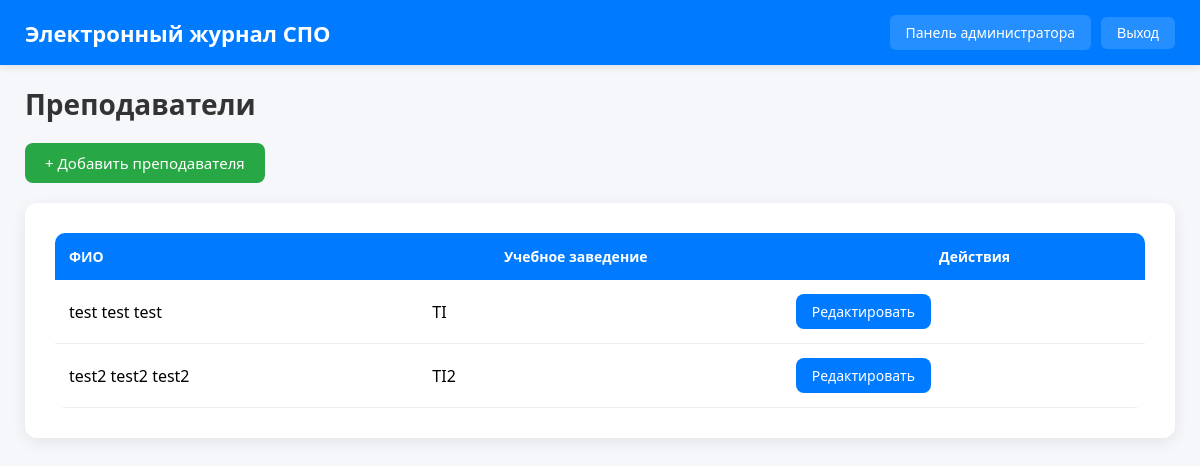
The app's page /admin-panel/teachers/ (signed in) with its own data.
### students/models.py (models this page shows, shortened)
class Teacher(models.Model):
    user = models.OneToOneField(User, on_delete=models.CASCADE, verbose_name="Пользователь")
    institution = models.ForeignKey(Institution, on_delete=models.CASCADE, related_name="teachers", verbose_name="Учебное заведение")
    last_name = models.CharField(max_length=100, verbose_name="Фамилия")
    first_name = models.CharField(max_length=100, verbose_name="Имя")
    middle_name = models.CharField(max_length=100, blank=True, verbose_name="Отчество")
    phone = models.CharField(max_length=20, blank=True, verbose_name="Телефон")
    class Meta:
        verbose_name = "Преподаватель"
        verbose_name_plural = "Преподаватели"

class Institution(models.Model):
    name = models.CharField(max_length=200, verbose_name="Полное название учебного заведения")
    short_name = models.CharField(max_length=100, verbose_name="Короткое название")
    address = models.TextField(blank=True, verbose_name="Адрес")
    director = models.CharField(max_length=150, blank=True, verbose_name="Директор")
    class Meta:
        verbose_name = "Учебное заведение"
        verbose_name_plural = "Учебные заведения"

### journal/views.py (the view)
# urls.py: path('admin-panel/teachers/', teacher_list, name='teacher_list'),
@login_required
def teacher_list(request):
    if request.user.is_superuser:
        teachers = Teacher.objects.select_related('institution').all()
    else:
        teacher = Teacher.objects.get(user=request.user)
        teachers = Teacher.objects.filter(institution=teacher.institution).select_related('institution')
    context = {'teachers': teachers}
    return render(request, 'journal/teacher_list.html', context)

### templates/journal/teacher_list.html (shortened to what this page needs)
{% extends 'base.html' %}
{% block content %}
<div>
    <h1>Преподаватели</h1>
    <a href="add/" class="btn btn-green" style="margin-bottom:20px;">+ Добавить преподавателя</a>
    <div class="card">
    <table class="table">
        <thead>
            <tr>
                <th>ФИО</th>
                <th>Учебное заведение</th>
                <th style="width:220px;">Действия</th>
            </tr>
        </thead>
        <tbody>
            {% for teacher in teachers %}
            <tr>
                <td>{{ teacher.last_name }} {{ teacher.first_name }} {{ teacher.middle_name|default:'' }}</td>
                <td>{{ teacher.institution.short_name }}</td>
                <td>
                    <a href="/admin/students/teacher/{{ teacher.id }}/change/" class="btn" style="background:#007bff; padding:8px 16px; font-size:14px;">Редактировать</a>
                </td>
            </tr>
            {% empty %}
            <tr><td colspan="3" style="padding:20px; text-align:center;">Преподавателей пока нет</td></tr>
            {% endfor %}
        </tbody>
    </table>
    </div>
</div>
{% endblock %}

### templates/base.html (style rules this page uses)
* { margin: 0; padding: 0; box-sizing: border-box; }
body { font-family: 'Segoe UI', Arial, sans-serif; margin: 0; background: #f5f7fb; }
.btn { display: inline-block; padding: 10px 20px; background: #007bff; color: white; text-decoration: none; border-radius: 8px; font-size: 15px; transition: 0.2s; border: none; cursor: pointer; }
.btn-green { display: inline-block; padding: 10px 20px; background: #28a745; color: white; text-decoration: none; border-radius: 8px; font-size: 15px; transition: 0.2s; border: none; cursor: pointer; }
.card { background: white; padding: 30px; border-radius: 12px; box-shadow: 0 4px 15px rgba(0,0,0,0.08); width: 100%; }
.table { width: 100%; border-collapse: collapse; background: white; border-radius: 10px; overflow-x: auto; display: block; }
.table thead, .table tbody { display: table; width: 100%; table-layout: fixed; }
.table th { background: #007bff; color: white; padding: 14px; text-align: left; font-weight: 600; font-size: 14px; }
.table td { padding: 14px; border-bottom: 1px solid #eee; }
h1 { font-size: 28px; margin-bottom: 20px; color: #333; }

### records on screen
Teacher: last_name "test", first_name "test", middle_name "test", institution.short_name "TI"
Teacher: last_name "test2", first_name "test2", middle_name "test2", institution.short_name "TI2"
